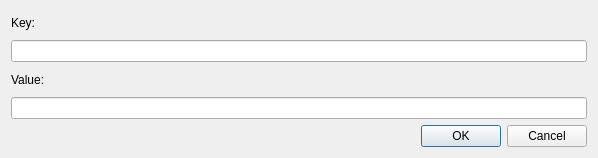
<?xml version="1.0" encoding="UTF-8"?>
<ui version="4.0">
 <class>SSMParameterTagDialog</class>
 <widget class="QDialog" name="SSMParameterTagDialog">
  <property name="geometry">
   <rect>
    <x>0</x>
    <y>0</y>
    <width>598</width>
    <height>158</height>
   </rect>
  </property>
  <property name="windowTitle">
   <string/>
  </property>
  <layout class="QVBoxLayout" name="verticalLayout">
   <item>
    <layout class="QGridLayout" name="gridLayout">
     <item row="1" column="0">
      <widget class="QLineEdit" name="keyEdit"/>
     </item>
     <item row="2" column="0">
      <widget class="QLabel" name="valueLabel">
       <property name="text">
        <string>Value:</string>
       </property>
      </widget>
     </item>
     <item row="0" column="0">
      <widget class="QLabel" name="keyLabel">
       <property name="text">
        <string>Key:</string>
       </property>
      </widget>
     </item>
     <item row="3" column="0">
      <widget class="QLineEdit" name="valueEdit"/>
     </item>
    </layout>
   </item>
   <item>
    <widget class="QDialogButtonBox" name="buttonBox">
     <property name="standardButtons">
      <set>QDialogButtonBox::StandardButton::Cancel|QDialogButtonBox::StandardButton::Ok</set>
     </property>
    </widget>
   </item>
  </layout>
 </widget>
 <resources/>
 <connections/>
</ui>
